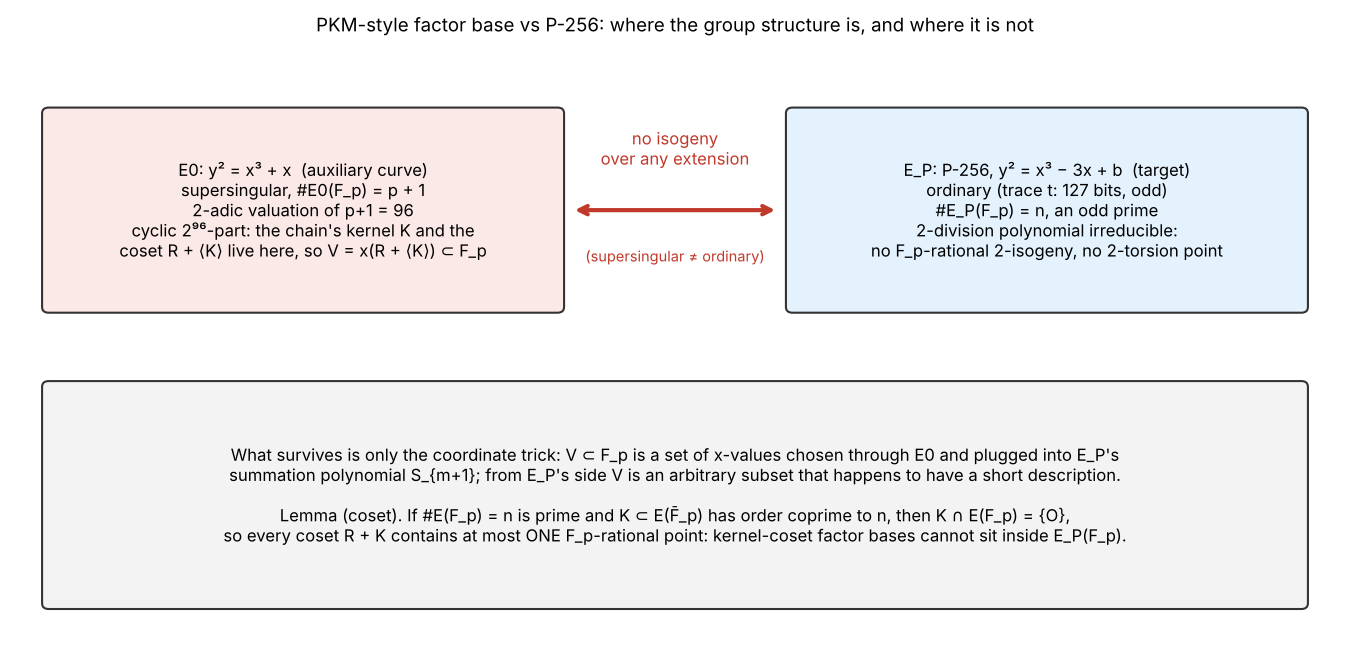

Write Python code to recreate this figure.
# Draws diagram.svg/png: the two curves and what the lemma forbids. Run from this directory.
import matplotlib; matplotlib.use("Agg")
import matplotlib.pyplot as plt
from matplotlib.patches import FancyBboxPatch
fig, ax = plt.subplots(figsize=(9, 4.4)); ax.axis("off"); ax.set_xlim(0, 10); ax.set_ylim(0, 5)
def box(x, y, w, h, text, fc):
    ax.add_patch(FancyBboxPatch((x, y), w, h, boxstyle="round,pad=0.05", fc=fc, ec="#333", lw=1))
    ax.text(x + w/2, y + h/2, text, ha="center", va="center", fontsize=8)
box(0.2, 2.9, 3.9, 1.7, "E0: y² = x³ + x  (auxiliary curve)\nsupersingular, #E0(F_p) = p + 1\n2-adic valuation of p+1 = 96\ncyclic 2⁹⁶-part: the chain's kernel K and the\ncoset R + ⟨K⟩ live here, so V = x(R + ⟨K⟩) ⊂ F_p", "#fbe9e7")
box(5.9, 2.9, 3.9, 1.7, "E_P: P-256, y² = x³ − 3x + b  (target)\nordinary (trace t: 127 bits, odd)\n#E_P(F_p) = n, an odd prime\n2-division polynomial irreducible:\nno F_p-rational 2-isogeny, no 2-torsion point", "#e3f2fd")
ax.annotate("", xy=(5.8, 3.75), xytext=(4.2, 3.75), arrowprops=dict(arrowstyle="<->", color="#c0392b", lw=2))
ax.text(5.0, 4.15, "no isogeny\nover any extension", ha="center", fontsize=8, color="#c0392b")
ax.text(5.0, 3.3, "(supersingular ≠ ordinary)", ha="center", fontsize=7, color="#c0392b")
box(0.2, 0.3, 9.6, 1.9, "What survives is only the coordinate trick: V ⊂ F_p is a set of x-values chosen through E0 and plugged into E_P's\nsummation polynomial S_{m+1}; from E_P's side V is an arbitrary subset that happens to have a short description.\n\nLemma (coset). If #E(F_p) = n is prime and K ⊂ E(F̄_p) has order coprime to n, then K ∩ E(F_p) = {O},\nso every coset R + K contains at most ONE F_p-rational point: kernel-coset factor bases cannot sit inside E_P(F_p).", "#f3f3f3")
fig.suptitle("PKM-style factor base vs P-256: where the group structure is, and where it is not", fontsize=9)
fig.tight_layout()
for e in ("svg", "png"): fig.savefig(f"diagram.{e}", dpi=150)
